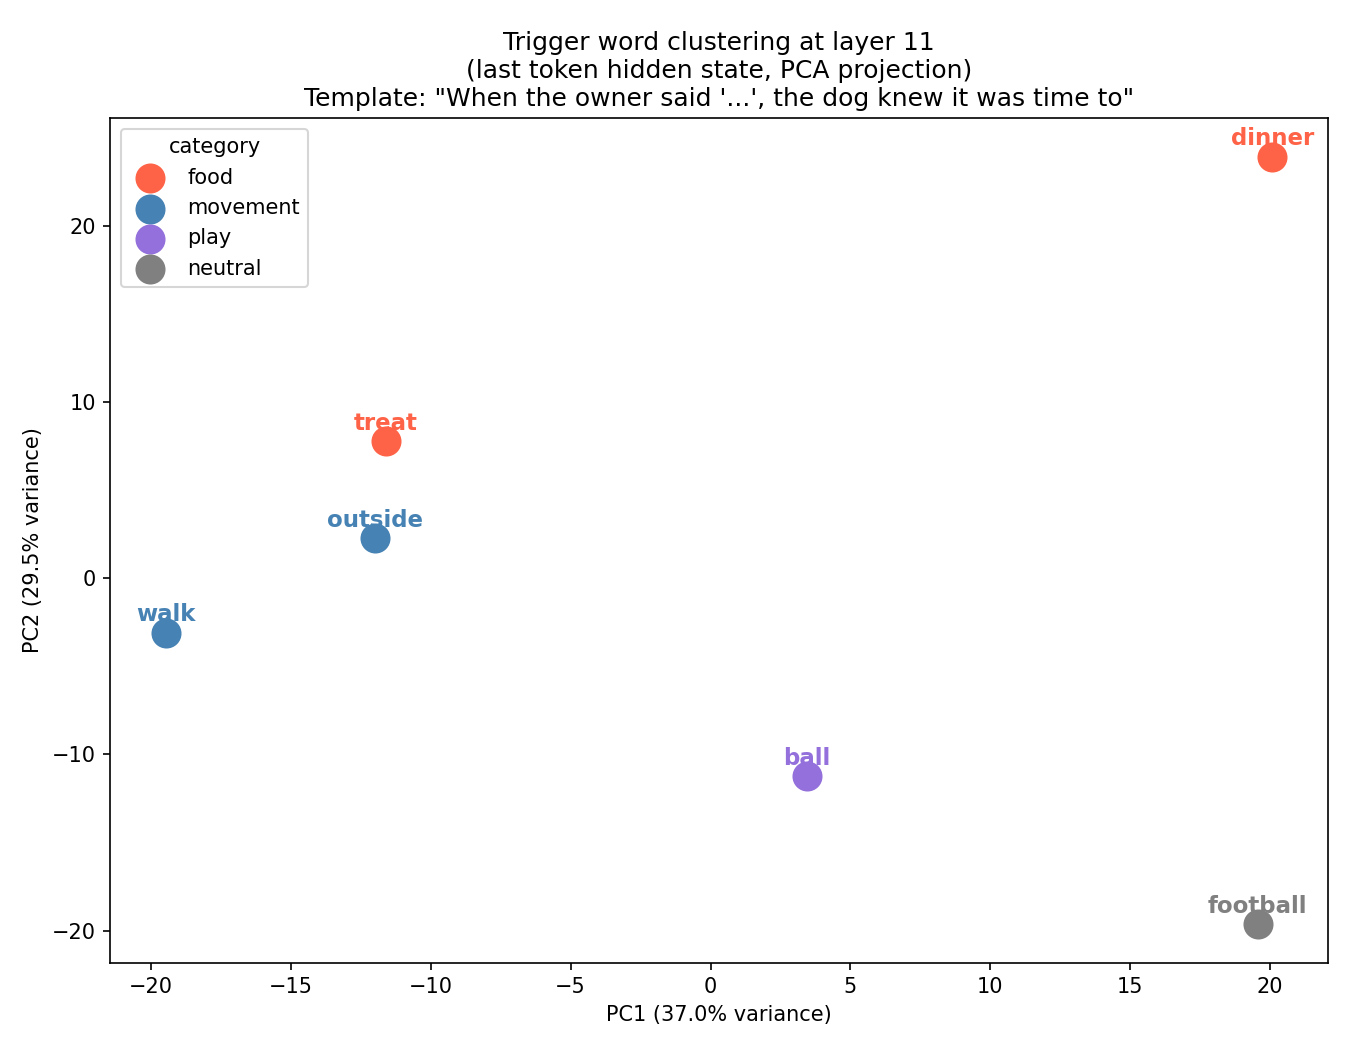

Recreate this plot in Python.
import torch
import numpy as np
import matplotlib.pyplot as plt
from sklearn.decomposition import PCA
from transformers import GPT2LMHeadModel, GPT2Tokenizer

model_name = "gpt2"
tokenizer = GPT2Tokenizer.from_pretrained(model_name)
model = GPT2LMHeadModel.from_pretrained(model_name)
model.eval()

# Each entry: (word, color, category label)
# Color groups words by expected dog-meaning category
trigger_words = [
    ("dinner",   "tomato",      "food"),
    ("treat",    "tomato",      "food"),
    ("outside",  "steelblue",   "movement"),
    ("walk",     "steelblue",   "movement"),
    ("ball",     "mediumpurple","play"),
    ("football", "gray",        "neutral"),
]

prompt_template = "When the owner said '{word}', the dog knew it was time to"

# Layer to extract from — 11 showed the strongest semantic divergence
target_layer = 11


def get_layer_state(prompt, layer_idx):
    """Return hidden state at last token position at the specified layer."""
    input_ids = tokenizer(prompt, return_tensors="pt").input_ids
    with torch.no_grad():
        outputs = model(input_ids, output_hidden_states=True)
    return outputs.hidden_states[layer_idx][0, -1, :].numpy()


states = []
for word, color, category in trigger_words:
    prompt = prompt_template.format(word=word)
    state = get_layer_state(prompt, target_layer)
    states.append(state)

states_array = np.stack(states)  # (n_words, 768)
pca = PCA(n_components=2)
points_2d = pca.fit_transform(states_array)

fig, ax = plt.subplots(figsize=(9, 7))

seen_categories = {}
for i, (word, color, category) in enumerate(trigger_words):
    x, y = points_2d[i]
    label = category if category not in seen_categories else None
    ax.scatter(x, y, color=color, s=180, zorder=5, label=label)
    ax.text(x, y + 0.015 * (points_2d[:, 1].max() - points_2d[:, 1].min()),
            word, ha="center", fontsize=11, fontweight="bold", color=color)
    seen_categories[category] = True

variance = pca.explained_variance_ratio_
ax.set_xlabel(f"PC1 ({variance[0]*100:.1f}% variance)")
ax.set_ylabel(f"PC2 ({variance[1]*100:.1f}% variance)")
ax.set_title(f"Trigger word clustering at layer {target_layer}\n"
             f"(last token hidden state, PCA projection)\n"
             f"Template: \"{prompt_template.format(word='...')}\"")
ax.legend(title="category")
plt.tight_layout()
plt.savefig("word_cluster.png", dpi=150)
print("Saved word_cluster.png")
plt.show()
